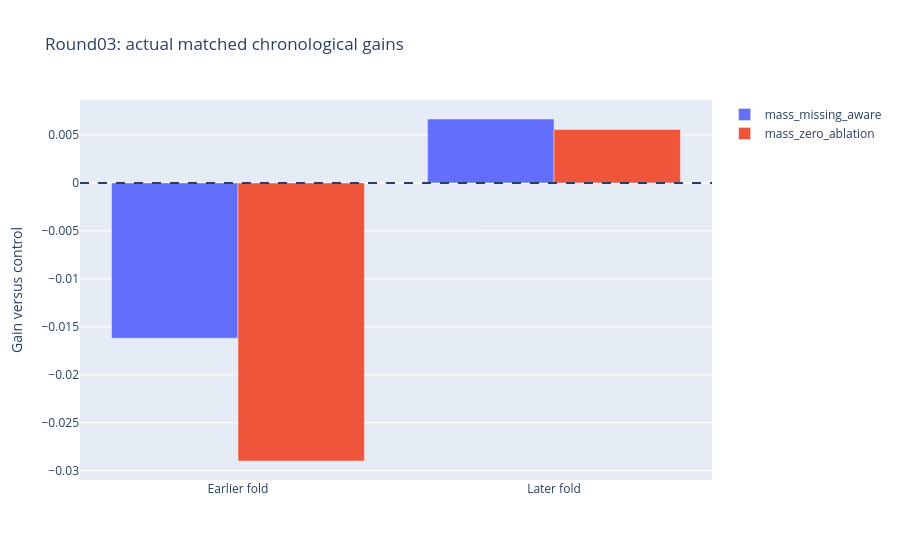

This figure's notebook cell:
### Markdown cell above
## A later-fold improvement did not offset earlier regression

### Code cell
fig=go.Figure()
for a in arms[1:]:
    fig.add_trace(go.Bar(name=a,x=['Earlier fold','Later fold'],y=r['comparisons'][a+'_minus_control_shared']['fold_gains']))
fig.add_hline(y=0,line_dash='dash')
fig.update_layout(title='Round03: actual matched chronological gains',yaxis_title='Gain versus control',barmode='group')
show(fig)

### Figure 1 — Plotly figure (JSON) as saved in the notebook; plotly's stock layout.template omitted (floating-point values rounded to 4 significant figures)
{"data": [{"name": "mass_missing_aware", "type": "bar", "x": ["Earlier fold", "Later fold"], "y": [-0.0162, 0.006667]}, {"name": "mass_zero_ablation", "type": "bar", "x": ["Earlier fold", "Later fold"], "y": [-0.029, 0.005568]}], "layout": {"barmode": "group", "shapes": [{"line": {"dash": "dash"}, "type": "line", "x0": 0, "x1": 1, "xref": "x domain", "y0": 0, "y1": 0, "yref": "y"}], "title": {"text": "Round03: actual matched chronological gains"}, "yaxis": {"title": {"text": "Gain versus control"}}}}
